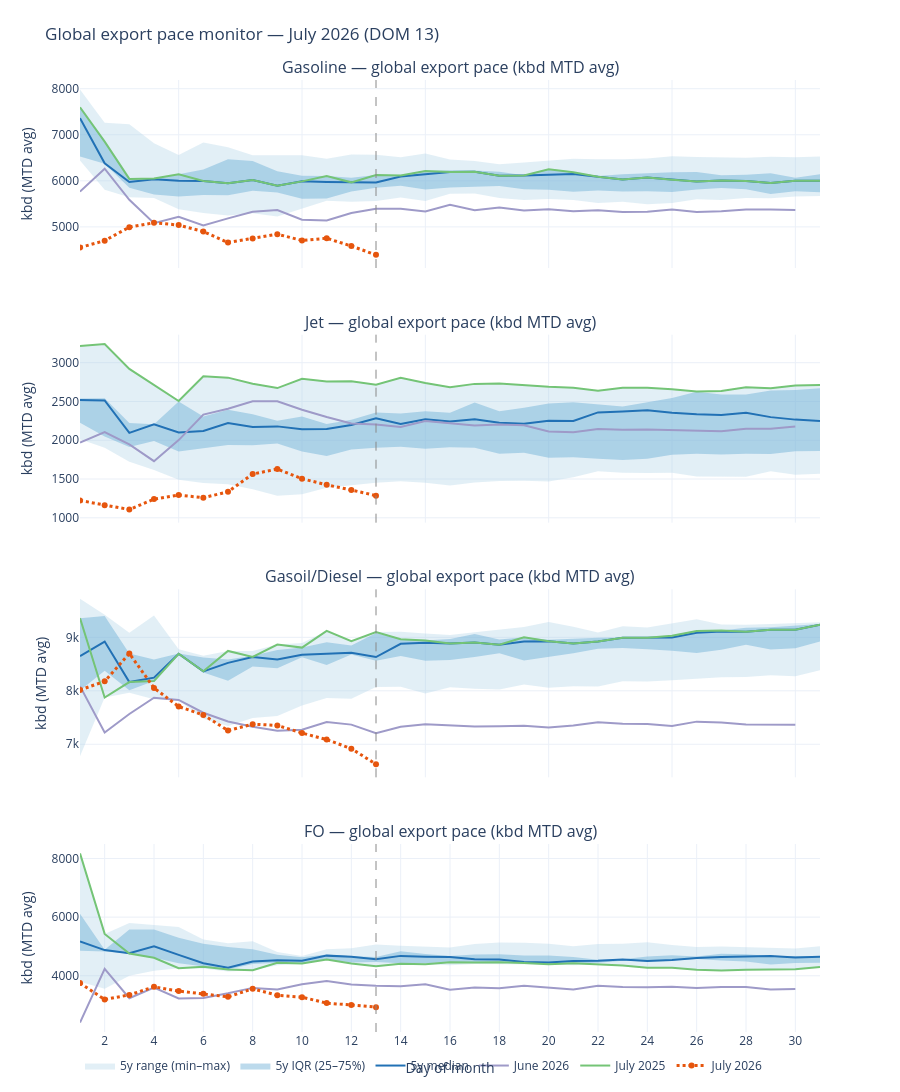

Notebook cell for this chart:
### Code cell
# MTD average export rate (kbd) — run-rate view
PACE_AVG_PACE_FIG = make_global_pace_panel(PACE_RESULTS, PACE_PRODUCTS, mode="avg")

### Figure 1 — Plotly figure (JSON) as saved in the notebook; plotly's stock layout.template omitted (floating-point values rounded to 4 significant figures)
{"data": [{"hoverinfo": "skip", "line": {"width": 0}, "showlegend": false, "type": "scatter", "x": [1, 2, 3, 4, 5, 6, 7, 8, 9, 10, 11, 12, 13, 14, 15, 16, 17, 18, 19, 20, 21, 22, 23, 24, 25, 26, 27, 28, 29, 30, 31], "xaxis": "x", "y": [7985.0, 7262.0, 7226.0, 6814.0, 6560.0, 6832.0, 6729.0, 6553.0, 6557.0, 6555.0, 6479.0, 6570.0, 6567.0, 6511.0, 6595.0, 6463.0, 6432.0, 6361.0, 6396.0, 6432.0, 6477.0, 6471.0, 6467.0, 6486.0, 6536.0, 6517.0, 6501.0, 6501.0, 6524.0, 6512.0, 6528.0], "yaxis": "y"}, {"fill": "tonexty", "fillcolor": "rgba(158,202,225,0.30)", "hoverinfo": "skip", "legendgroup": "band", "line": {"width": 0}, "name": "5y range (min–max)", "showlegend": true, "type": "scatter", "x": [1, 2, 3, 4, 5, 6, 7, 8, 9, 10, 11, 12, 13, 14, 15, 16, 17, 18, 19, 20, 21, 22, 23, 24, 25, 26, 27, 28, 29, 30, 31], "xaxis": "x", "y": [6443.0, 5804.0, 5643.0, 5626.0, 5384.0, 5303.0, 5247.0, 5298.0, 5228.0, 5389.0, 5565.0, 5547.0, 5560.0, 5639.0, 5559.0, 5717.0, 5724.0, 5625.0, 5585.0, 5607.0, 5583.0, 5516.0, 5546.0, 5490.0, 5519.0, 5602.0, 5583.0, 5627.0, 5620.0, 5659.0, 5673.0], "yaxis": "y"}, {"hoverinfo": "skip", "line": {"width": 0}, "showlegend": false, "type": "scatter", "x": [1, 2, 3, 4, 5, 6, 7, 8, 9, 10, 11, 12, 13, 14, 15, 16, 17, 18, 19, 20, 21, 22, 23, 24, 25, 26, 27, 28, 29, 30, 31], "xaxis": "x", "y": [7598.0, 6850.0, 6041.0, 6053.0, 6141.0, 6247.0, 6468.0, 6429.0, 6206.0, 6111.0, 6103.0, 6069.0, 6128.0, 6117.0, 6211.0, 6232.0, 6223.0, 6199.0, 6120.0, 6248.0, 6184.0, 6103.0, 6145.0, 6167.0, 6187.0, 6190.0, 6119.0, 6131.0, 6164.0, 6065.0, 6141.0], "yaxis": "y"}, {"fill": "tonexty", "fillcolor": "rgba(107,174,214,0.45)", "hoverinfo": "skip", "legendgroup": "iqr", "line": {"width": 0}, "name": "5y IQR (25–75%)", "showlegend": true, "type": "scatter", "x": [1, 2, 3, 4, 5, 6, 7, 8, 9, 10, 11, 12, 13, 14, 15, 16, 17, 18, 19, 20, 21, 22, 23, 24, 25, 26, 27, 28, 29, 30, 31], "xaxis": "x", "y": [6530.0, 6372.0, 5848.0, 5703.0, 5662.0, 5690.0, 5689.0, 5785.0, 5745.0, 5608.0, 5615.0, 5768.0, 5849.0, 5893.0, 5812.0, 5853.0, 5871.0, 5885.0, 5815.0, 5806.0, 5764.0, 5791.0, 5767.0, 5776.0, 5759.0, 5811.0, 5846.0, 5818.0, 5711.0, 5776.0, 5752.0], "yaxis": "y"}, {"legendgroup": "med", "line": {"color": "#2171b5", "width": 2}, "name": "5y median", "showlegend": true, "type": "scatter", "x": [1, 2, 3, 4, 5, 6, 7, 8, 9, 10, 11, 12, 13, 14, 15, 16, 17, 18, 19, 20, 21, 22, 23, 24, 25, 26, 27, 28, 29, 30, 31], "xaxis": "x", "y": [7361.0, 6380.0, 5973.0, 6032.0, 6000.0, 5995.0, 5945.0, 6015.0, 5892.0, 5988.0, 5972.0, 5967.0, 5962.0, 6093.0, 6142.0, 6190.0, 6195.0, 6108.0, 6116.0, 6138.0, 6150.0, 6088.0, 6029.0, 6071.0, 6024.0, 5985.0, 6006.0, 5996.0, 5953.0, 6002.0, 6002.0], "yaxis": "y"}, {"legendgroup": "prior", "line": {"color": "#9e9ac8", "width": 2}, "name": "June 2026", "showlegend": true, "type": "scatter", "x": [1, 2, 3, 4, 5, 6, 7, 8, 9, 10, 11, 12, 13, 14, 15, 16, 17, 18, 19, 20, 21, 22, 23, 24, 25, 26, 27, 28, 29, 30], "xaxis": "x", "y": [5765.0, 6262.0, 5587.0, 5080.0, 5220.0, 5030.0, 5185.0, 5327.0, 5365.0, 5157.0, 5140.0, 5301.0, 5392.0, 5391.0, 5333.0, 5478.0, 5362.0, 5419.0, 5358.0, 5381.0, 5337.0, 5361.0, 5323.0, 5328.0, 5376.0, 5321.0, 5338.0, 5379.0, 5378.0, 5366.0], "yaxis": "y"}, {"legendgroup": "ly", "line": {"color": "#74c476", "width": 2}, "name": "July 2025", "showlegend": true, "type": "scatter", "x": [1, 2, 3, 4, 5, 6, 7, 8, 9, 10, 11, 12, 13, 14, 15, 16, 17, 18, 19, 20, 21, 22, 23, 24, 25, 26, 27, 28, 29, 30, 31], "xaxis": "x", "y": [7598.0, 6850.0, 6041.0, 6053.0, 6141.0, 5995.0, 5945.0, 6015.0, 5892.0, 5988.0, 6103.0, 5967.0, 6128.0, 6117.0, 6211.0, 6190.0, 6195.0, 6108.0, 6116.0, 6248.0, 6184.0, 6088.0, 6029.0, 6071.0, 6024.0, 5985.0, 6006.0, 5996.0, 5953.0, 6002.0, 6002.0], "yaxis": "y"}, {"legendgroup": "cur", "line": {"color": "#e6550d", "dash": "dot", "width": 3}, "name": "July 2026", "showlegend": true, "type": "scatter", "x": [1, 2, 3, 4, 5, 6, 7, 8, 9, 10, 11, 12, 13], "xaxis": "x", "y": [4552.0, 4701.0, 4994.0, 5090.0, 5039.0, 4898.0, 4661.0, 4748.0, 4841.0, 4704.0, 4753.0, 4584.0, 4392.0], "yaxis": "y"}, {"hoverinfo": "skip", "line": {"width": 0}, "showlegend": false, "type": "scatter", "x": [1, 2, 3, 4, 5, 6, 7, 8, 9, 10, 11, 12, 13, 14, 15, 16, 17, 18, 19, 20, 21, 22, 23, 24, 25, 26, 27, 28, 29, 30, 31], "xaxis": "x2", "y": [3214.0, 3240.0, 2920.0, 2715.0, 2506.0, 2825.0, 2808.0, 2728.0, 2673.0, 2793.0, 2757.0, 2760.0, 2715.0, 2807.0, 2738.0, 2683.0, 2727.0, 2732.0, 2709.0, 2689.0, 2678.0, 2640.0, 2677.0, 2676.0, 2658.0, 2628.0, 2634.0, 2684.0, 2671.0, 2707.0, 2714.0], "yaxis": "y2"}, {"fill": "tonexty", "fillcolor": "rgba(158,202,225,0.30)", "hoverinfo": "skip", "legendgroup": "band", "line": {"width": 0}, "name": "5y range (min–max)", "showlegend": false, "type": "scatter", "x": [1, 2, 3, 4, 5, 6, 7, 8, 9, 10, 11, 12, 13, 14, 15, 16, 17, 18, 19, 20, 21, 22, 23, 24, 25, 26, 27, 28, 29, 30, 31], "xaxis": "x2", "y": [2012.0, 1904.0, 1723.0, 1615.0, 1490.0, 1450.0, 1432.0, 1367.0, 1283.0, 1305.0, 1388.0, 1422.0, 1453.0, 1472.0, 1453.0, 1417.0, 1455.0, 1475.0, 1477.0, 1467.0, 1524.0, 1600.0, 1581.0, 1579.0, 1579.0, 1533.0, 1530.0, 1529.0, 1600.0, 1555.0, 1569.0], "yaxis": "y2"}, {"hoverinfo": "skip", "line": {"width": 0}, "showlegend": false, "type": "scatter", "x": [1, 2, 3, 4, 5, 6, 7, 8, 9, 10, 11, 12, 13, 14, 15, 16, 17, 18, 19, 20, 21, 22, 23, 24, 25, 26, 27, 28, 29, 30, 31], "xaxis": "x2", "y": [2539.0, 2540.0, 2224.0, 2207.0, 2499.0, 2307.0, 2394.0, 2336.0, 2252.0, 2306.0, 2211.0, 2265.0, 2358.0, 2343.0, 2373.0, 2355.0, 2486.0, 2374.0, 2419.0, 2473.0, 2490.0, 2461.0, 2436.0, 2489.0, 2544.0, 2626.0, 2590.0, 2589.0, 2641.0, 2648.0, 2671.0], "yaxis": "y2"}, {"fill": "tonexty", "fillcolor": "rgba(107,174,214,0.45)", "hoverinfo": "skip", "legendgroup": "iqr", "line": {"width": 0}, "name": "5y IQR (25–75%)", "showlegend": false, "type": "scatter", "x": [1, 2, 3, 4, 5, 6, 7, 8, 9, 10, 11, 12, 13, 14, 15, 16, 17, 18, 19, 20, 21, 22, 23, 24, 25, 26, 27, 28, 29, 30, 31], "xaxis": "x2", "y": [2227.0, 2047.0, 1912.0, 1989.0, 1854.0, 1895.0, 1938.0, 1936.0, 1957.0, 1853.0, 1796.0, 1881.0, 1904.0, 1916.0, 1892.0, 1911.0, 1904.0, 1824.0, 1840.0, 1773.0, 1780.0, 1760.0, 1744.0, 1762.0, 1811.0, 1826.0, 1815.0, 1824.0, 1822.0, 1859.0, 1863.0], "yaxis": "y2"}, {"legendgroup": "med", "line": {"color": "#2171b5", "width": 2}, "name": "5y median", "showlegend": false, "type": "scatter", "x": [1, 2, 3, 4, 5, 6, 7, 8, 9, 10, 11, 12, 13, 14, 15, 16, 17, 18, 19, 20, 21, 22, 23, 24, 25, 26, 27, 28, 29, 30, 31], "xaxis": "x2", "y": [2521.0, 2513.0, 2096.0, 2205.0, 2101.0, 2119.0, 2221.0, 2172.0, 2179.0, 2141.0, 2144.0, 2198.0, 2282.0, 2211.0, 2271.0, 2242.0, 2270.0, 2226.0, 2212.0, 2251.0, 2249.0, 2359.0, 2371.0, 2388.0, 2354.0, 2334.0, 2325.0, 2353.0, 2298.0, 2266.0, 2249.0], "yaxis": "y2"}, {"legendgroup": "prior", "line": {"color": "#9e9ac8", "width": 2}, "name": "June 2026", "showlegend": false, "type": "scatter", "x": [1, 2, 3, 4, 5, 6, 7, 8, 9, 10, 11, 12, 13, 14, 15, 16, 17, 18, 19, 20, 21, 22, 23, 24, 25, 26, 27, 28, 29, 30], "xaxis": "x2", "y": [1970.0, 2106.0, 1947.0, 1730.0, 2001.0, 2331.0, 2407.0, 2503.0, 2502.0, 2394.0, 2300.0, 2215.0, 2202.0, 2172.0, 2247.0, 2220.0, 2190.0, 2205.0, 2194.0, 2112.0, 2104.0, 2146.0, 2136.0, 2138.0, 2129.0, 2121.0, 2117.0, 2149.0, 2150.0, 2178.0], "yaxis": "y2"}, {"legendgroup": "ly", "line": {"color": "#74c476", "width": 2}, "name": "July 2025", "showlegend": false, "type": "scatter", "x": [1, 2, 3, 4, 5, 6, 7, 8, 9, 10, 11, 12, 13, 14, 15, 16, 17, 18, 19, 20, 21, 22, 23, 24, 25, 26, 27, 28, 29, 30, 31], "xaxis": "x2", "y": [3214.0, 3240.0, 2920.0, 2715.0, 2506.0, 2825.0, 2808.0, 2728.0, 2673.0, 2793.0, 2757.0, 2760.0, 2715.0, 2807.0, 2738.0, 2683.0, 2727.0, 2732.0, 2709.0, 2689.0, 2678.0, 2640.0, 2677.0, 2676.0, 2658.0, 2628.0, 2634.0, 2684.0, 2671.0, 2707.0, 2714.0], "yaxis": "y2"}, {"legendgroup": "cur", "line": {"color": "#e6550d", "dash": "dot", "width": 3}, "name": "July 2026", "showlegend": false, "type": "scatter", "x": [1, 2, 3, 4, 5, 6, 7, 8, 9, 10, 11, 12, 13], "xaxis": "x2", "y": [1223.0, 1161.0, 1107.0, 1241.0, 1294.0, 1259.0, 1335.0, 1564.0, 1628.0, 1504.0, 1425.0, 1358.0, 1285.0], "yaxis": "y2"}, {"hoverinfo": "skip", "line": {"width": 0}, "showlegend": false, "type": "scatter", "x": [1, 2, 3, 4, 5, 6, 7, 8, 9, 10, 11, 12, 13, 14, 15, 16, 17, 18, 19, 20, 21, 22, 23, 24, 25, 26, 27, 28, 29, 30, 31], "xaxis": "x3", "y": [9723.0, 9423.0, 9085.0, 9410.0, 8778.0, 8658.0, 8746.0, 8747.0, 8866.0, 8896.0, 9120.0, 8929.0, 9101.0, 9105.0, 9073.0, 9046.0, 9097.0, 9140.0, 9196.0, 9287.0, 9197.0, 9090.0, 9209.0, 9185.0, 9262.0, 9338.0, 9241.0, 9235.0, 9251.0, 9268.0, 9282.0], "yaxis": "y3"}, {"fill": "tonexty", "fillcolor": "rgba(158,202,225,0.30)", "hoverinfo": "skip", "legendgroup": "band", "line": {"width": 0}, "name": "5y range (min–max)", "showlegend": false, "type": "scatter", "x": [1, 2, 3, 4, 5, 6, 7, 8, 9, 10, 11, 12, 13, 14, 15, 16, 17, 18, 19, 20, 21, 22, 23, 24, 25, 26, 27, 28, 29, 30, 31], "xaxis": "x3", "y": [6775.0, 7875.0, 7965.0, 7844.0, 7817.0, 7476.0, 7343.0, 7491.0, 7529.0, 7726.0, 7864.0, 7853.0, 8070.0, 8078.0, 7949.0, 8066.0, 8041.0, 8026.0, 8119.0, 8056.0, 8087.0, 8083.0, 8177.0, 8175.0, 8199.0, 8223.0, 8256.0, 8260.0, 8291.0, 8271.0, 8386.0], "yaxis": "y3"}, {"hoverinfo": "skip", "line": {"width": 0}, "showlegend": false, "type": "scatter", "x": [1, 2, 3, 4, 5, 6, 7, 8, 9, 10, 11, 12, 13, 14, 15, 16, 17, 18, 19, 20, 21, 22, 23, 24, 25, 26, 27, 28, 29, 30, 31], "xaxis": "x3", "y": [9359.0, 9399.0, 8699.0, 8588.0, 8696.0, 8623.0, 8586.0, 8654.0, 8763.0, 8808.0, 8910.0, 8849.0, 9081.0, 8965.0, 8943.0, 8970.0, 9063.0, 8961.0, 9003.0, 8958.0, 8974.0, 8995.0, 8997.0, 9005.0, 9030.0, 9118.0, 9127.0, 9182.0, 9188.0, 9214.0, 9250.0], "yaxis": "y3"}, {"fill": "tonexty", "fillcolor": "rgba(107,174,214,0.45)", "hoverinfo": "skip", "legendgroup": "iqr", "line": {"width": 0}, "name": "5y IQR (25–75%)", "showlegend": false, "type": "scatter", "x": [1, 2, 3, 4, 5, 6, 7, 8, 9, 10, 11, 12, 13, 14, 15, 16, 17, 18, 19, 20, 21, 22, 23, 24, 25, 26, 27, 28, 29, 30, 31], "xaxis": "x3", "y": [8004.0, 8374.0, 8010.0, 8182.0, 8666.0, 8343.0, 8187.0, 8454.0, 8424.0, 8628.0, 8483.0, 8682.0, 8563.0, 8653.0, 8562.0, 8578.0, 8634.0, 8705.0, 8566.0, 8629.0, 8702.0, 8789.0, 8800.0, 8780.0, 8751.0, 8707.0, 8769.0, 8864.0, 8775.0, 8794.0, 8922.0], "yaxis": "y3"}, {"legendgroup": "med", "line": {"color": "#2171b5", "width": 2}, "name": "5y median", "showlegend": false, "type": "scatter", "x": [1, 2, 3, 4, 5, 6, 7, 8, 9, 10, 11, 12, 13, 14, 15, 16, 17, 18, 19, 20, 21, 22, 23, 24, 25, 26, 27, 28, 29, 30, 31], "xaxis": "x3", "y": [8649.0, 8921.0, 8164.0, 8246.0, 8693.0, 8364.0, 8523.0, 8634.0, 8588.0, 8676.0, 8692.0, 8710.0, 8632.0, 8879.0, 8900.0, 8883.0, 8906.0, 8860.0, 8921.0, 8929.0, 8887.0, 8921.0, 8992.0, 8994.0, 8996.0, 9088.0, 9107.0, 9104.0, 9142.0, 9144.0, 9237.0], "yaxis": "y3"}, {"legendgroup": "prior", "line": {"color": "#9e9ac8", "width": 2}, "name": "June 2026", "showlegend": false, "type": "scatter", "x": [1, 2, 3, 4, 5, 6, 7, 8, 9, 10, 11, 12, 13, 14, 15, 16, 17, 18, 19, 20, 21, 22, 23, 24, 25, 26, 27, 28, 29, 30], "xaxis": "x3", "y": [8087.0, 7220.0, 7566.0, 7871.0, 7829.0, 7590.0, 7425.0, 7329.0, 7255.0, 7271.0, 7417.0, 7368.0, 7207.0, 7329.0, 7374.0, 7349.0, 7331.0, 7338.0, 7346.0, 7312.0, 7349.0, 7410.0, 7385.0, 7380.0, 7343.0, 7423.0, 7405.0, 7370.0, 7363.0, 7364.0], "yaxis": "y3"}, {"legendgroup": "ly", "line": {"color": "#74c476", "width": 2}, "name": "July 2025", "showlegend": false, "type": "scatter", "x": [1, 2, 3, 4, 5, 6, 7, 8, 9, 10, 11, 12, 13, 14, 15, 16, 17, 18, 19, 20, 21, 22, 23, 24, 25, 26, 27, 28, 29, 30, 31], "xaxis": "x3", "y": [9359.0, 7875.0, 8164.0, 8182.0, 8693.0, 8364.0, 8746.0, 8634.0, 8866.0, 8808.0, 9120.0, 8929.0, 9101.0, 8965.0, 8943.0, 8883.0, 8906.0, 8860.0, 9003.0, 8929.0, 8887.0, 8921.0, 8992.0, 8994.0, 9030.0, 9118.0, 9127.0, 9104.0, 9142.0, 9144.0, 9237.0], "yaxis": "y3"}, {"legendgroup": "cur", "line": {"color": "#e6550d", "dash": "dot", "width": 3}, "name": "July 2026", "showlegend": false, "type": "scatter", "x": [1, 2, 3, 4, 5, 6, 7, 8, 9, 10, 11, 12, 13], "xaxis": "x3", "y": [8015.0, 8177.0, 8697.0, 8053.0, 7705.0, 7549.0, 7258.0, 7376.0, 7353.0, 7210.0, 7087.0, 6918.0, 6627.0], "yaxis": "y3"}, {"hoverinfo": "skip", "line": {"width": 0}, "showlegend": false, "type": "scatter", "x": [1, 2, 3, 4, 5, 6, 7, 8, 9, 10, 11, 12, 13, 14, 15, 16, 17, 18, 19, 20, 21, 22, 23, 24, 25, 26, 27, 28, 29, 30, 31], "xaxis": "x4", "y": [8174.0, 5427.0, 5795.0, 5719.0, 5661.0, 5233.0, 5106.0, 5175.0, 4809.0, 4678.0, 4904.0, 4940.0, 5066.0, 5025.0, 4993.0, 4966.0, 5084.0, 5131.0, 5124.0, 5094.0, 5003.0, 5081.0, 5090.0, 5139.0, 5051.0, 4980.0, 4995.0, 4971.0, 4948.0, 4934.0, 5005.0], "yaxis": "y4"}, {"fill": "tonexty", "fillcolor": "rgba(158,202,225,0.30)", "hoverinfo": "skip", "legendgroup": "band", "line": {"width": 0}, "name": "5y range (min–max)", "showlegend": false, "type": "scatter", "x": [1, 2, 3, 4, 5, 6, 7, 8, 9, 10, 11, 12, 13, 14, 15, 16, 17, 18, 19, 20, 21, 22, 23, 24, 25, 26, 27, 28, 29, 30, 31], "xaxis": "x4", "y": [3800.0, 3553.0, 4001.0, 4171.0, 4256.0, 4249.0, 4144.0, 4189.0, 4359.0, 4410.0, 4554.0, 4416.0, 4324.0, 4410.0, 4393.0, 4355.0, 4397.0, 4395.0, 4392.0, 4386.0, 4361.0, 4381.0, 4348.0, 4276.0, 4274.0, 4205.0, 4180.0, 4204.0, 4206.0, 4221.0, 4297.0], "yaxis": "y4"}, {"hoverinfo": "skip", "line": {"width": 0}, "showlegend": false, "type": "scatter", "x": [1, 2, 3, 4, 5, 6, 7, 8, 9, 10, 11, 12, 13, 14, 15, 16, 17, 18, 19, 20, 21, 22, 23, 24, 25, 26, 27, 28, 29, 30, 31], "xaxis": "x4", "y": [6116.0, 4889.0, 5581.0, 5579.0, 5293.0, 5090.0, 4982.0, 4905.0, 4719.0, 4632.0, 4727.0, 4666.0, 4640.0, 4836.0, 4746.0, 4678.0, 4726.0, 4731.0, 4694.0, 4691.0, 4643.0, 4548.0, 4561.0, 4655.0, 4700.0, 4660.0, 4750.0, 4733.0, 4672.0, 4683.0, 4671.0], "yaxis": "y4"}, {"fill": "tonexty", "fillcolor": "rgba(107,174,214,0.45)", "hoverinfo": "skip", "legendgroup": "iqr", "line": {"width": 0}, "name": "5y IQR (25–75%)", "showlegend": false, "type": "scatter", "x": [1, 2, 3, 4, 5, 6, 7, 8, 9, 10, 11, 12, 13, 14, 15, 16, 17, 18, 19, 20, 21, 22, 23, 24, 25, 26, 27, 28, 29, 30, 31], "xaxis": "x4", "y": [4854.0, 4828.0, 4760.0, 4612.0, 4423.0, 4306.0, 4211.0, 4404.0, 4441.0, 4417.0, 4558.0, 4456.0, 4466.0, 4430.0, 4431.0, 4464.0, 4456.0, 4465.0, 4438.0, 4397.0, 4425.0, 4448.0, 4512.0, 4491.0, 4530.0, 4572.0, 4520.0, 4486.0, 4385.0, 4434.0, 4447.0], "yaxis": "y4"}, {"legendgroup": "med", "line": {"color": "#2171b5", "width": 2}, "name": "5y median", "showlegend": false, "type": "scatter", "x": [1, 2, 3, 4, 5, 6, 7, 8, 9, 10, 11, 12, 13, 14, 15, 16, 17, 18, 19, 20, 21, 22, 23, 24, 25, 26, 27, 28, 29, 30, 31], "xaxis": "x4", "y": [5169.0, 4875.0, 4771.0, 5004.0, 4712.0, 4427.0, 4278.0, 4489.0, 4525.0, 4511.0, 4687.0, 4645.0, 4563.0, 4678.0, 4652.0, 4637.0, 4565.0, 4552.0, 4471.0, 4455.0, 4504.0, 4508.0, 4553.0, 4504.0, 4536.0, 4608.0, 4638.0, 4662.0, 4670.0, 4624.0, 4646.0], "yaxis": "y4"}, {"legendgroup": "prior", "line": {"color": "#9e9ac8", "width": 2}, "name": "June 2026", "showlegend": false, "type": "scatter", "x": [1, 2, 3, 4, 5, 6, 7, 8, 9, 10, 11, 12, 13, 14, 15, 16, 17, 18, 19, 20, 21, 22, 23, 24, 25, 26, 27, 28, 29, 30], "xaxis": "x4", "y": [2403.0, 4237.0, 3234.0, 3601.0, 3226.0, 3240.0, 3403.0, 3587.0, 3531.0, 3712.0, 3825.0, 3704.0, 3658.0, 3642.0, 3712.0, 3525.0, 3602.0, 3573.0, 3658.0, 3588.0, 3535.0, 3656.0, 3616.0, 3613.0, 3624.0, 3587.0, 3616.0, 3617.0, 3533.0, 3552.0], "yaxis": "y4"}, {"legendgroup": "ly", "line": {"color": "#74c476", "width": 2}, "name": "July 2025", "showlegend": false, "type": "scatter", "x": [1, 2, 3, 4, 5, 6, 7, 8, 9, 10, 11, 12, 13, 14, 15, 16, 17, 18, 19, 20, 21, 22, 23, 24, 25, 26, 27, 28, 29, 30, 31], "xaxis": "x4", "y": [8174.0, 5427.0, 4760.0, 4612.0, 4256.0, 4306.0, 4211.0, 4189.0, 4441.0, 4417.0, 4558.0, 4416.0, 4324.0, 4410.0, 4393.0, 4464.0, 4456.0, 4465.0, 4438.0, 4397.0, 4425.0, 4381.0, 4348.0, 4276.0, 4274.0, 4205.0, 4180.0, 4204.0, 4206.0, 4221.0, 4297.0], "yaxis": "y4"}, {"legendgroup": "cur", "line": {"color": "#e6550d", "dash": "dot", "width": 3}, "name": "July 2026", "showlegend": false, "type": "scatter", "x": [1, 2, 3, 4, 5, 6, 7, 8, 9, 10, 11, 12, 13], "xaxis": "x4", "y": [3749.0, 3191.0, 3348.0, 3623.0, 3479.0, 3389.0, 3282.0, 3555.0, 3334.0, 3271.0, 3068.0, 3002.0, 2930.0], "yaxis": "y4"}], "layout": {"annotations": [{"font": {"size": 16}, "showarrow": false, "text": "Gasoline — global export pace (kbd MTD avg)", "x": 0.5, "xanchor": "center", "xref": "paper", "y": 1, "yanchor": "bottom", "yref": "paper"}, {"font": {"size": 16}, "showarrow": false, "text": "Jet — global export pace (kbd MTD avg)", "x": 0.5, "xanchor": "center", "xref": "paper", "y": 0.7325, "yanchor": "bottom", "yref": "paper"}, {"font": {"size": 16}, "showarrow": false, "text": "Gasoil/Diesel — global export pace (kbd MTD avg)", "x": 0.5, "xanchor": "center", "xref": "paper", "y": 0.465, "yanchor": "bottom", "yref": "paper"}, {"font": {"size": 16}, "showarrow": false, "text": "FO — global export pace (kbd MTD avg)", "x": 0.5, "xanchor": "center", "xref": "paper", "y": 0.1975, "yanchor": "bottom", "yref": "paper"}], "height": 1120, "legend": {"orientation": "h", "y": -0.02}, "margin": {"b": 60, "t": 80}, "shapes": [{"line": {"color": "#888", "dash": "dash", "width": 1}, "type": "line", "x0": 13, "x1": 13, "xref": "x", "y0": 0, "y1": 1, "yref": "y domain"}, {"line": {"color": "#888", "dash": "dash", "width": 1}, "type": "line", "x0": 13, "x1": 13, "xref": "x2", "y0": 0, "y1": 1, "yref": "y2 domain"}, {"line": {"color": "#888", "dash": "dash", "width": 1}, "type": "line", "x0": 13, "x1": 13, "xref": "x3", "y0": 0, "y1": 1, "yref": "y3 domain"}, {"line": {"color": "#888", "dash": "dash", "width": 1}, "type": "line", "x0": 13, "x1": 13, "xref": "x4", "y0": 0, "y1": 1, "yref": "y4 domain"}], "title": {"text": "Global export pace monitor — July 2026 (DOM 13)"}, "xaxis": {"anchor": "y", "domain": [0, 1], "matches": "x4", "showticklabels": false}, "xaxis2": {"anchor": "y2", "domain": [0, 1], "matches": "x4", "showticklabels": false}, "xaxis3": {"anchor": "y3", "domain": [0, 1], "matches": "x4", "showticklabels": false}, "xaxis4": {"anchor": "y4", "domain": [0, 1], "dtick": 2, "range": [1, 31], "title": {"text": "Day of month"}}, "yaxis": {"anchor": "x", "domain": [0.8025, 1], "title": {"text": "kbd (MTD avg)"}}, "yaxis2": {"anchor": "x2", "domain": [0.535, 0.7325], "title": {"text": "kbd (MTD avg)"}}, "yaxis3": {"anchor": "x3", "domain": [0.2675, 0.465], "title": {"text": "kbd (MTD avg)"}}, "yaxis4": {"anchor": "x4", "domain": [0, 0.1975], "title": {"text": "kbd (MTD avg)"}}}}
